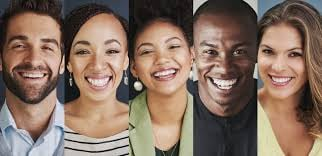
#> input picture Image Processing/yo.jpg, 322 x 156 px
$ python skincontours.py
#> lines starting #> are read from the running program, lines starting #| are printed output that depends on the picture; after the words box and inside, x2 and y2 are one past the last pixel; in counts of white or black regions, pixels touching at a corner belong together
import cv2
import numpy as np
img=cv2.imread('yo.jpg')
#> img is the input picture: shape (156, 322, 3); mean B, G, R 97.1, 111.1, 133.3
lower=np.array([0,48,80],dtype = "uint8")
upper=np.array([20,255,255], dtype = "uint8")
converted = cv2.cvtColor(img,cv2.COLOR_BGR2HSV)
#> converted: shape (156, 322, 3); mean H, S, V 30.4, 78.2, 135.5
skinMask =cv2.inRange(converted,lower,upper)
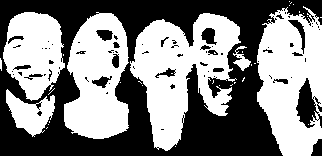
#> skinMask: shape (156, 322); 51.8% white; 74 black regions (53 under 20 px)
contours, hierarchy = cv2.findContours(skinMask,cv2.RETR_EXTERNAL, cv2.CHAIN_APPROX_NONE)
#> contours = 32 contours, 26 with area under 20; largest, box (x1, y1, x2, y2) and area: (130, 13, 241, 151) 8200, (257, 6, 322, 156) 7634, (64, 12, 129, 139) 6058, (3, 12, 65, 101) 3862, (6, 89, 55, 137) 1176, (233, 46, 251, 71) 138
cv2.drawContours(img, contours, -1, (0, 255, 0), 3)
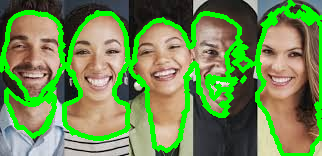
#> img: shape (156, 322, 3); 18.18% of pixels changed, all inside (x1, y1, x2, y2) = (0, 0, 322, 156)
cv2.namedWindow('image',cv2.WINDOW_NORMAL)
cv2.resizeWindow('image', 900,600)
cv2.imshow("image",img)
cv2.imwrite('detection_contours.jpg',img)
cv2.waitKey()

$ run again, with Image Processing/hands.jpg copied over Image Processing/yo.jpg
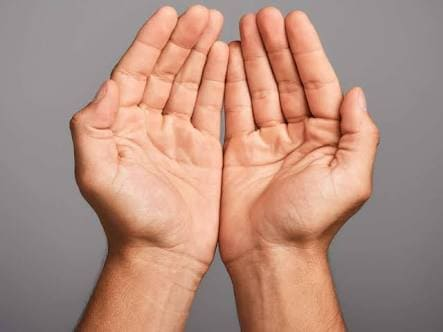
#> input picture Image Processing/hands.jpg, 443 x 332 px
#> img is the input picture: shape (332, 443, 3); mean B, G, R 128.4, 142.8, 178.3
#> converted: shape (332, 443, 3); mean H, S, V 79.2, 65.3, 178.3
#> `skinMask =cv2.inRange(converted,lower,upper)`:
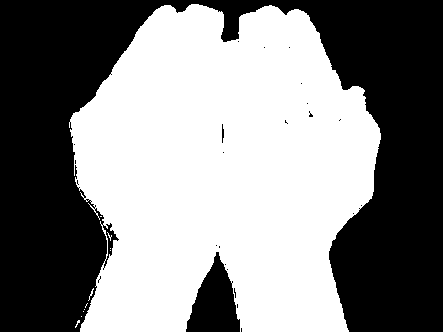
#> skinMask: shape (332, 443); 52.8% white; 25 black regions (22 under 20 px)
#> contours = 8 contours, 7 with area under 20; largest, box (x1, y1, x2, y2) and area: (69, 4, 381, 332) 77237
#> `cv2.drawContours(img, contours, -1, (0, 255, 0), 3)`:
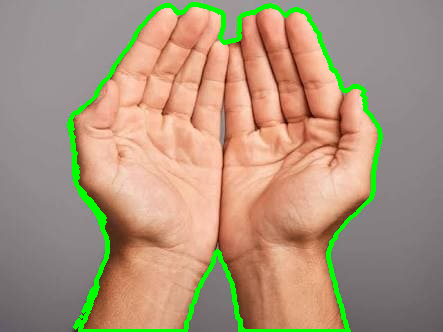
#> img: shape (332, 443, 3); 4.24% of pixels changed, all inside (x1, y1, x2, y2) = (67, 2, 383, 332)
